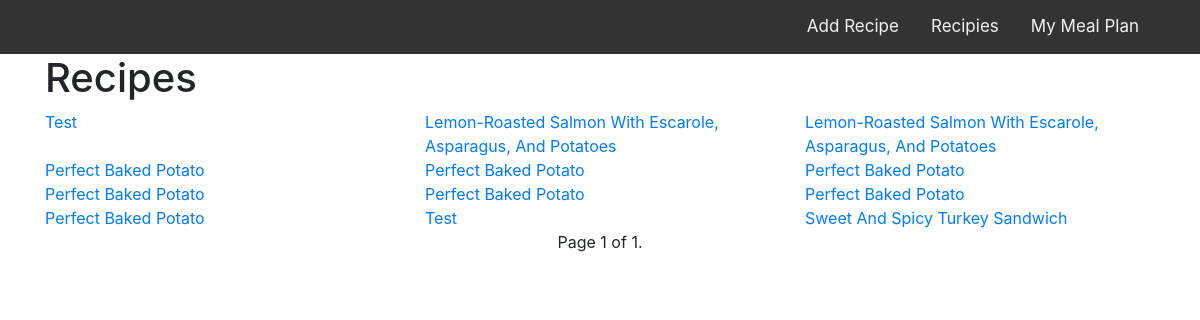
Page /recipes on the committed database.
### meals/models.py (models this page shows)
class Recipes(models.Model):
    title = models.CharField(max_length=255)
    author = models.ForeignKey(User, on_delete=models.DO_NOTHING)
    url = models.URLField(blank=True, null=True)
    category = models.CharField(max_length=255)
    description = models.CharField(max_length=255)
    directions = models.TextField()
    prep_time_hr = models.IntegerField(blank=True, null=True)
    prep_time_min = models.IntegerField(blank=True, null=True)
    cook_time_hr = models.IntegerField(blank=True, null=True)
    cook_time_min = models.IntegerField(blank=True, null=True)
    total_time = models.IntegerField(blank=True, null=True)
    servings = models.CharField(max_length=255,blank=True, null=True)
    image = models.ImageField(upload_to='recipe_photos', null=True, blank=True)
    image_url = models.URLField(blank=True, null=True)

### meals/views.py (the view)
# urls.py: path('recipes', views.RecipesView.as_view(), name='recipes'),
class RecipesView(ListView):
        model = Recipes
        paginate_by = 12

### meals/templates/meals/recipes_list.html (shortened to what this page needs)
{% extends "base.html" %}
{% block content %}
<h1>Recipes</h1>
<div class="row">
    {% for recipe in page_obj %}
        <div class="col-4">
            <a href="{% url 'meals:recipe-view' recipe.id %}">{{ recipe.title|title }}</a>
        </div>
    {% endfor %}
</div>
<div class="pagination d-flex justify-content-center">
    <span class="step-links">
        <span class="current">
            Page {{ page_obj.number }} of {{ page_obj.paginator.num_pages }}.
        </span>
    </span>
</div>
{% endblock %}

### meals/templates/base.html (shortened to what this page needs)
<!doctype html>
<html lang="en">
<head>
    <link rel="stylesheet" href="https://cdn.jsdelivr.net/npm/bootstrap@4.3.1/dist/css/bootstrap.min.css">
    <link rel="stylesheet" href="https://cdn.jsdelivr.net/npm/bootstrap-icons@1.10.3/font/bootstrap-icons.css">
    {% load static %}
    <link rel="stylesheet" href="{% static 'style.css' %}" type="text/css">
</head>
<header>
    <div class="topnav" id="myTopnav">
        <div class="container">
            <div class="nav">
                <a href="{% url 'meals:recipe' %}">Add Recipe</a>
                <a href="{% url 'meals:recipes' %}">Recipies</a>
                <a href="#MAIN">My Meal Plan</a>
            </div>
        </div>
      </div>
</header>
<body>
    <div class="container">
        {% block content %}{% endblock %}
    </div>
</body>
</html>

### meals/static/style.css (style rules this page uses)
.topnav { background-color: #333; overflow: hidden; }
.topnav a { float: left; display: block; color: #f2f2f2; text-align: center; padding: 14px 16px; text-decoration: none; font-size: 17px; }
.nav { float: right; margin: 0; overflow:hidden; text-align: center; }

### rows in the picture
Recipes: title "Test"
Recipes: title "Lemon-Roasted Salmon With Escarole, Asparagus, And Potatoes"
Recipes: title "Lemon-Roasted Salmon With Escarole, Asparagus, And Potatoes"
Recipes: title "Perfect Baked Potato"
Recipes: title "Perfect Baked Potato"
Recipes: title "Perfect Baked Potato"
Recipes: title "Perfect Baked Potato"
Recipes: title "Perfect Baked Potato"
Recipes: title "Perfect Baked Potato"
Recipes: title "Perfect Baked Potato"
Recipes: title "Test"
Recipes: title "Sweet And Spicy Turkey Sandwich"

### other values in the picture
{{ page_obj.number }} "1"
{{ page_obj.paginator.num_pages }} "1"
